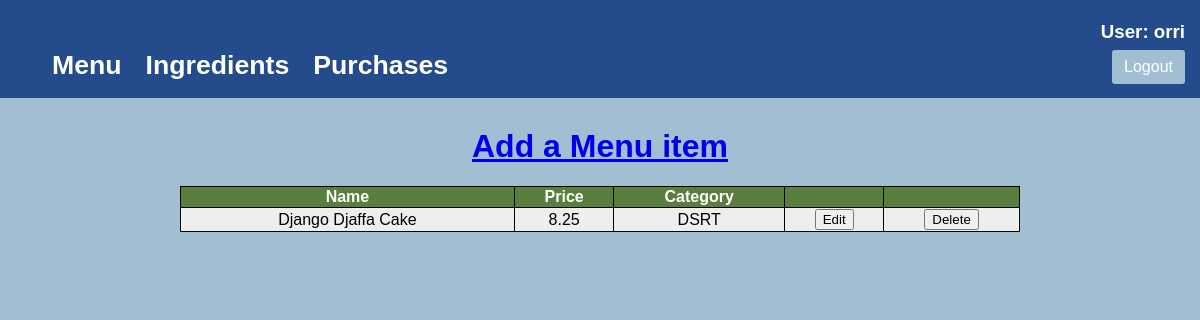
/menutable/ (signed in), run on the app's committed database.
### inventory/models.py (models this page shows, shortened)
class MenuItem(models.Model):
    appetizer = "APET"
    maincourse = "MAIN"
    dessert = "DSRT"
    side = "SIDE"
    drink = "DRNK"
    ITEM_CHOICES = [
        (appetizer, "Appetizer"),
        (maincourse, "Main Course"),
        (dessert, "Dessert"),
        (side, "Side"),
        (drink, "Drink"),
    ]
    menuitemName = models.CharField(max_length=50,verbose_name="Menu Item")
    menuitemPrice = models.FloatField(default=20.0, verbose_name="Price")
    menuitemCategory = models.CharField(max_length=4, choices=ITEM_CHOICES,default=drink)

### inventory/views.py (the view)
# urls.py: path("menutable/", views.menutable, name="menutable"),
@login_required
def menutable(request):
    menu = MenuItem.objects.all()
    context = {"menuitems" : menu }
    return render(request, "inventory/menutable.html", context)

### inventory/templates/inventory/menutable.html (shortened to what this page needs)
{% extends 'inventory/base.html' %}
{% block content %}
<h1><a href="{% url 'menuitemcreate' %}">Add a Menu item</a></h1>
<div>
  <table>
    <tr>
      <th>Name</th>
      <th>Price</th>
      <th>Category</th>
      <th> </th>
      <th> </th>
    </tr>
    {% for item in menuitems|dictsort:'menuitemName' %}
    <tr>
      <td>{{ item.menuitemName }}</td>
      <td>{{ item.menuitemPrice }}</td>
      <td>{{ item.menuitemCategory }}</td>
      <td><a href="{% url 'menuitemupdate' item.id %}"><button>Edit</button></a></td>
      <td><a href="{% url 'menuitemdelete' item.id %}"><button>Delete</button></a></td>
    </tr>
    {% endfor %}
  </table>
</div>
{% endblock %}

### inventory/templates/inventory/base.html (shortened to what this page needs)
{% load static %}
<!DOCTYPE html>
<html>
    <head>
        <link rel="stylesheet" href="{% static 'inventory/base_style.css' %}"/>
    </head>
    <body>
        <header class="page-header" >
            {% if user.is_authenticated %}
                <h3 class="user-name">User: {{ user.username }}</h3>
            {% endif %}
            <div class="container">
                <h1><a href="{% url 'menu' %}" class="nav-link1">Menu</a></h1>
                <h1><a href="{% url 'ingr' %}" class="nav-link2">Ingredients</a></h1>
                <h1><a href="{% url 'purch' %}" class="nav-link4">Purchases</a></h1>
                {% if user.is_authenticated %}
                    <a class="logout-button" href="{% url 'logout' %}">Logout</a>
                {% else %}
                    <a class="logout-button" href="{% url 'login' %}">Login</a>
                {% endif %}
            </div>
        </header>
        {% block content%}
        {% endblock %}
    </body>
</html>

### inventory/static/inventory/base_style.css (style rules this page uses)
html { font-family: Arial, Helvetica, sans-serif; text-align: center; }
body, html { padding: 0; margin: 0; background-color: #a0bfd3; }
h1 { color: black; }
h3 { color: white; }
.page-header { background-color: #244b8c; margin-top: 0; margin-bottom: 30px; padding: 20px 20px 60px 40px; }
.page-header h1, .page-header h1 a, .page-header h1 a:visited, .page-header h1 a:active { color: #ffffff; font-size: 20pt; text-decoration: none; }
.container a { float:left; padding: 12px; }
table, th, td { border: 1px solid black; }
table { border-collapse: collapse; width: 70%; margin-left: auto; margin-right: auto; }
th { background-color: #587F3E; color: white; }
tr:nth-child(even) { background-color: #eee; }
tr:nth-child(odd) { background-color: #fff; }
.logout-button { color: white; background-color: #a0bfd3; border-radius: 3px; text-decoration: none; position: absolute; top: 50px; right: 15px; height: 10px; display: flex; justify-content: center; align-items: center; }
.user-name { position: absolute; top: 2px; right: 15px; }

### data on the page
MenuItem: menuitemName "Django Djaffa Cake", menuitemPrice "8.25", menuitemCategory "DSRT"

### other printed values
{{ user.username }} "orri"
